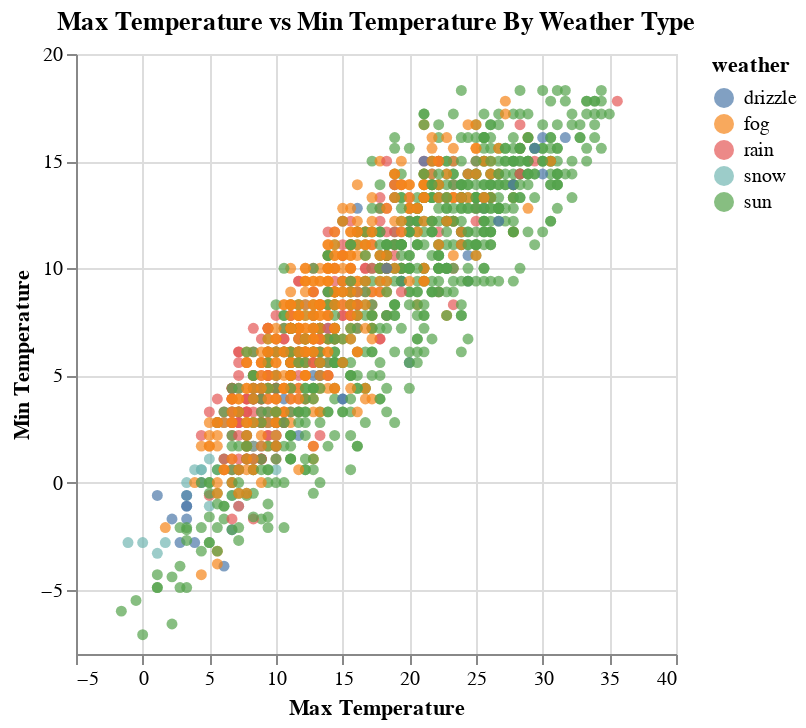

Notebook code for this chart:
### Markdown cell above
##### Question 2 (10 points)

Recreate the figure in Part 3 Question 3 in Homework 1 with Altair. Include necessary title and labels. Here is the question again:
    
    Generate a data visualization to show the relationship between max temperature and min temperature, and then show different color for differnet weather type.

### Code cell
# Scatter plot
alt.Chart(weather).mark_circle().encode(
    alt.Y("temp_min:Q", title="Min Temperature"),
    alt.X("temp_max:Q", title="Max Temperature"),
    alt.Color("weather:N")
).properties(
    title="Max Temperature vs Min Temperature By Weather Type"
)

### Figure 1 — Vega-Lite specification as saved in the notebook (floating-point values rounded to 4 significant figures; data arrays with more than 128 entries replaced by an {"elided": "..."} marker saying what was removed)
{"config": {"view": {"continuousWidth": 300, "continuousHeight": 300}}, "data": {"name": "data-830c39fec90146253fb06a06c26374ef"}, "mark": {"type": "circle"}, "encoding": {"color": {"field": "weather", "type": "nominal"}, "x": {"field": "temp_max", "title": "Max Temperature", "type": "quantitative"}, "y": {"field": "temp_min", "title": "Min Temperature", "type": "quantitative"}}, "title": "Max Temperature vs Min Temperature By Weather Type", "$schema": "https://vega.github.io/schema/vega-lite/v5.8.0.json", "datasets": {"data-830c39fec90146253fb06a06c26374ef": {"elided": "1461 records"}}}
